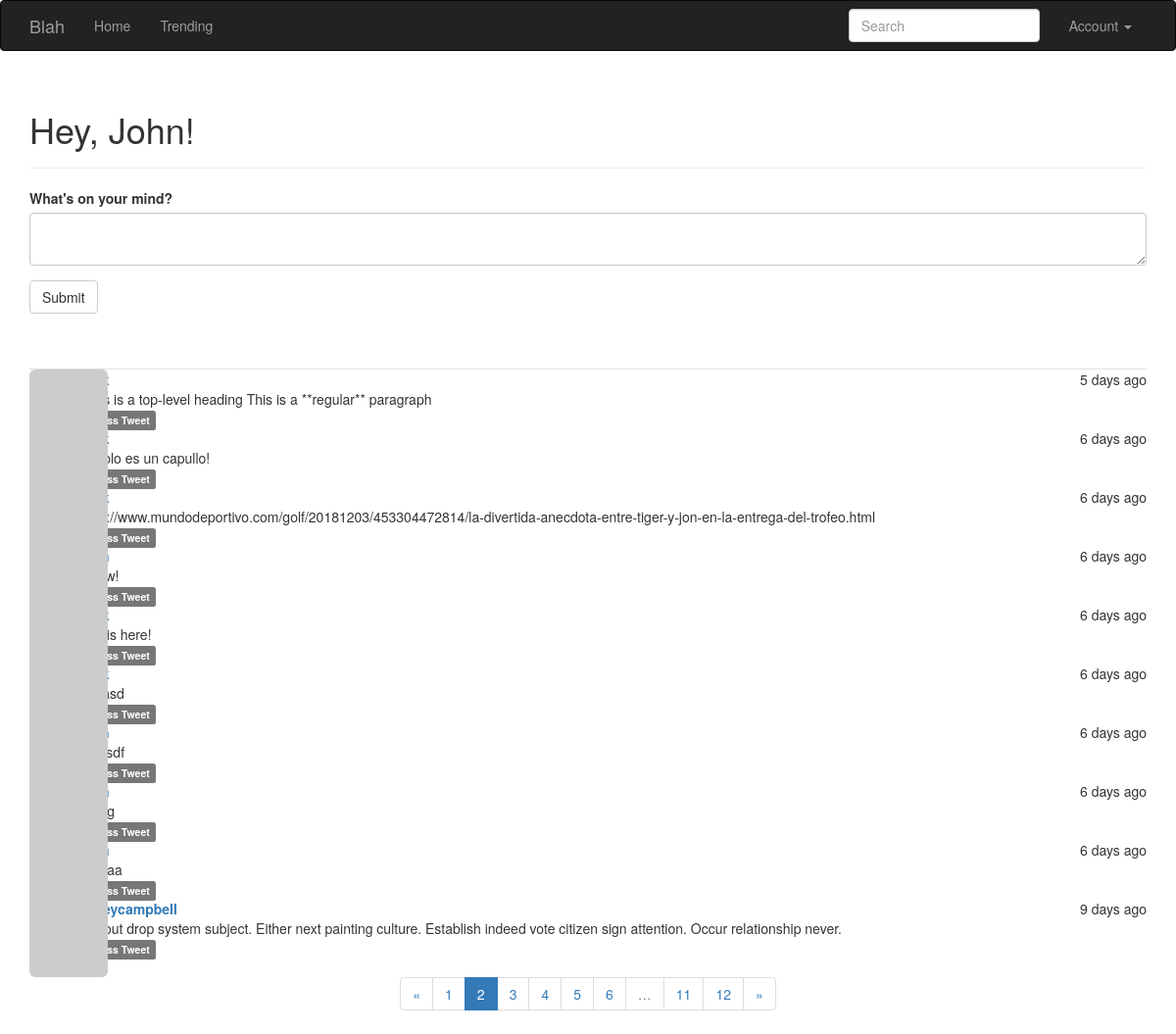
/trending/?page=2 (signed in), run on an earlier commit of the app's database.
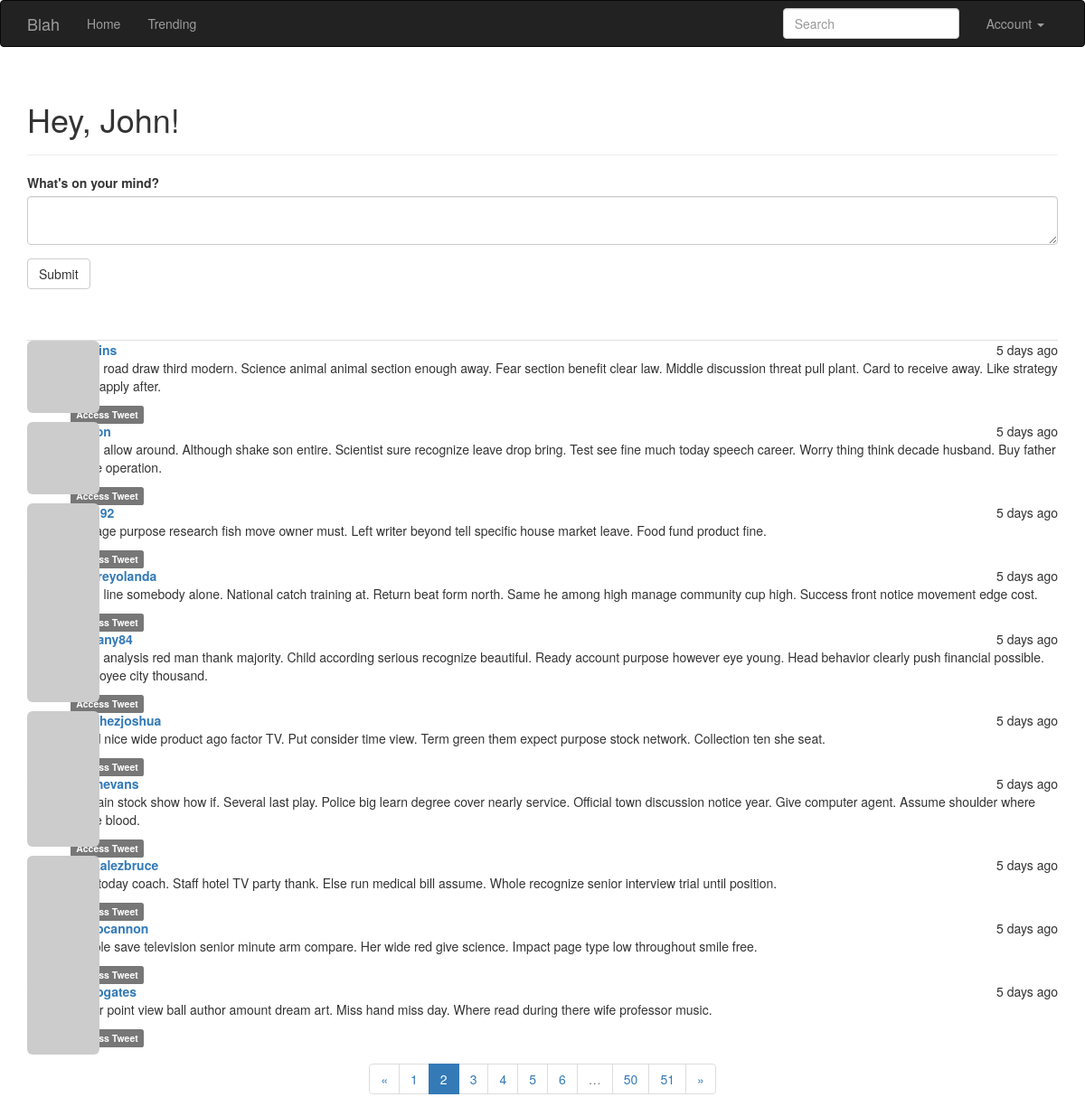
And on a later commit of the database.
### app/models.py (models this page shows, shortened)
class SearchableMixin(object):
    @classmethod
    def before_commit(cls, session):
        session._changes = {
            'add': list(session.new),
            'update': list(session.dirty),
            'delete': list(session.deleted)
        }
    @classmethod
    def after_commit(cls, session):
        for obj in session._changes['add']:
            if isinstance(obj, SearchableMixin):
                add_to_index(obj.__tablename__, obj)
        for obj in session._changes['update']:
            if isinstance(obj, SearchableMixin):
                add_to_index(obj.__tablename__, obj)
        for obj in session._changes['delete']:
            if isinstance(obj, SearchableMixin):
                remove_from_index(obj.__tablename__, obj)
        session._changes = None

class Post(SearchableMixin,db.Model):
    __searchable__ = ['body']
    __tablename__ = 'posts'
    id = db.Column(db.Integer, primary_key=True)
    body = db.Column(db.Text)
    body_html = db.Column(db.Text)
    timestamp = db.Column(db.DateTime, index=True, default=datetime.utcnow)
    author_id = db.Column(db.Integer, db.ForeignKey('users.id'))

class User(UserMixin, db.Model):
    __tablename__ = 'users'
    id = db.Column(db.Integer, primary_key=True)
    email = db.Column(db.String(64), unique=True, index=True)
    username = db.Column(db.String(64), unique=True, index=True)
    role_id = db.Column(db.Integer, db.ForeignKey('roles.id'))
    password_hash = db.Column(db.String(128))
    confirmed = db.Column(db.Boolean, default=False)
    name = db.Column(db.String(64))
    location = db.Column(db.String(64))
    about_me = db.Column(db.Text())
    member_since = db.Column(db.DateTime(), default=datetime.utcnow)
    last_seen = db.Column(db.DateTime(), default=datetime.utcnow)
    avatar_hash = db.Column(db.String(32))
    posts = db.relationship('Post', backref='author', lazy='dynamic')
    followed = db.relationship('Follow',
                               foreign_keys=[Follow.follower_id],
                               backref=db.backref('follower', lazy='joined'),
                               lazy='dynamic',
                               cascade='all, delete-orphan')
    followers = db.relationship('Follow',
                                foreign_keys=[Follow.followed_id],
                                backref=db.backref('followed', lazy='joined'),
                                lazy='dynamic',
                                cascade='all, delete-orphan')
    @property
    def password(self):
        raise AttributeError('Password is not a readable attribute')
    def ping(self):
        self.last_seen = datetime.utcnow()
        db.session.add(self)
    def can(self, perm):
        return self.role is not None and self.role.has_permission(perm)
    def gravatar(self, size=100, default='identicon', rating='g'):
        if request.is_secure:
            url = 'https://secure.gravatar.com/avatar'
        else:
            url = 'https://www.gravatar.com/avatar'
        hash = hashlib.md5(self.email.lower().encode('utf-8')).hexdigest()
        return '{url}/{hash}?s={size}&d={default}&r={rating}'.format(
            url=url, hash=hash, size=size, default=default, rating=rating)

### app/main/views.py (the view)
@main.route('/trending/', methods=['GET', 'POST'])
@login_required
def trending():
    form = PostForm()
    if current_user.can(Permission.WRITE) and form.validate_on_submit():
        post = Post(body=form.body.data,
                    author=current_user._get_current_object())
        db.session.add(post)
        db.session.commit()
        return redirect(url_for('.index'))
    page = request.args.get('page', 1, type=int)
    query = Post.query
    pagination = query.order_by(Post.timestamp.desc()).paginate(
        page, per_page=current_app.config['POSTS_PER_PAGE'],
        error_out=False)
    posts = pagination.items
    return render_template('trending.html', form=form, posts=posts, pagination=pagination)

### app/main/forms.py
class SearchForm(FlaskForm):
    q = StringField(_l('Search'), validators=[DataRequired()])
    def __init__(self, *args, **kwargs):
        if 'formdata' not in kwargs:
            kwargs['formdata'] = request.args
        if 'csrf_enabled' not in kwargs:
            kwargs['csrf_enabled'] = False
        super(SearchForm, self).__init__(*args, **kwargs)

class PostForm(FlaskForm):
    body = PageDownField("What's on your mind?", validators=[DataRequired()])
    submit = SubmitField('Submit')

### app/auth/views.py (called while the page is built)
@auth.before_app_request
def before_request():
    if current_user.is_authenticated:
        current_user.ping()
        if not current_user.confirmed \
                and request.endpoint \
                and request.blueprint != 'auth' \
                and request.endpoint != 'static':
            return redirect(url_for('auth.unconfirmed'))

### app/main/__init__.py (called while the page is built)
@main.app_context_processor
def inject_permissions():
    return dict(Permission=Permission)

### app/main/views.py (called while the page is built)
@main.before_app_request
def before_request():
    current_user.last_seen = datetime.utcnow()
    db.session.commit()
    g.search_form = SearchForm()
    g.locale = str(get_locale())

### app/templates/trending.html (shortened to what this page needs)
{% extends "base.html" %}
{% import "bootstrap/wtf.html" as wtf %}
{% import "macros.html" as macros %}
{% block page_content %}
<div class="page-header">
    <h1>
        {% if current_user.is_authenticated %}
          Hey, {{ current_user.username }}!
        {% else %}
          Welcome to Blah!
        {% endif %}
    </h1>
</div>
<div>
    {% if current_user.can(Permission.WRITE) %}
    {{ wtf.quick_form(form) }}
    {% endif %}
</div>
{% include 'templatePosts.html' %}
{% if pagination %}
<div class="text-center">
    {{ macros.pagination_widget(pagination, '.trending') }}
</div>
{% endif %}
{% endblock %}

### app/templates/templatePosts.html
<br><br>
<ul class="posts">
    {% for post in posts %}
    <li class="list-unstyled">
        <div class="post-thumbnail" >
            <a href="{{ url_for('.user', username=post.author.username) }}">
                <img class="img-rounded profile-thumbnail" src="{{ post.author.gravatar(size=40) }}">
            </a>
        </div>
        <div class="post-content">
            <div class="post-date">{{ moment(post.timestamp).fromNow() }}</div>
            <div class="post-author"><a href="{{ url_for('.user', username=post.author.username) }}">{{ post.author.username }}</a></div>
            <div class="post-body">
              {% if post.body_html %}
                {{ post.body_html | safe }}
              {% else %}
                {{ post.body }}
              {% endif %}
            </div>
            <div class="post-footer">
                <a href="{{ url_for('.post', id=post.id) }}">
                    <span class="label label-default">Access Tweet</span>
                </a>
            </div>
        </div>
    </li>
    {% endfor %}
</ul>

What changed in the data, as far as the page shows it:
no longer on this page (row edited): Post: timestamp "5 days ago", body "#This is a top-level heading This is a **regular** paragraph"
no longer on this page (row edited): Post: timestamp "6 days ago", body "Manolo es un capullo!"
no longer on this page (row edited): Post: timestamp "6 days ago", body "https://www.mundodeportivo.com/golf/20181203/453304472814/la-divertida-anecdota-entre-tiger-y-jon-en-la-entrega-del-trofeo.html"
no longer on this page (row edited): Post: timestamp "6 days ago"
no longer on this page (row edited): Post: timestamp "6 days ago", body "Alex is here!"
no longer on this page (row edited): Post: timestamp "6 days ago"
no longer on this page (row edited): Post: timestamp "6 days ago"
no longer on this page (row edited): Post: timestamp "6 days ago"
no longer on this page (row edited): Post: timestamp "6 days ago"
no longer on this page (row edited): Post: timestamp "9 days ago", author.username "kelseycampbell", body "Without drop system subject. Either next painting culture. Establish indeed vote citizen sign attention. Occur relationship never."
added Post: timestamp "5 days ago", body_html "Race road draw third modern. Science animal animal section enough away. Fear section benefit clear law. Middle discussion threat pull plant. Card to receive away. Like strategy term apply after."
added Post: timestamp "5 days ago", body_html "Soon allow around. Although shake son entire. Scientist sure recognize leave drop bring. Test see fine much today speech career. Worry thing think decade husband. Buy father game operation."
added Post: timestamp "5 days ago", body_html "Manage purpose research fish move owner must. Left writer beyond tell specific house market leave. Food fund product fine."
added Post: timestamp "5 days ago", author.username "mooreyolanda", body_html "Song line somebody alone. National catch training at. Return beat form north. Same he among high manage community cup high. Success front notice movement edge cost."
added Post: timestamp "5 days ago", author.username "bethany84", body_html "Hotel analysis red man thank majority. Child according serious recognize beautiful. Ready account purpose however eye young. Head behavior clearly push financial possible. Employee city thousand."
added Post: timestamp "5 days ago", author.username "sanchezjoshua", body_html "Hand nice wide product ago factor TV. Put consider time view. Term green them expect purpose stock network. Collection ten she seat."
added Post: timestamp "5 days ago", author.username "devinevans", body_html "Remain stock show how if. Several last play. Police big learn degree cover nearly service. Official town discussion notice year. Give computer agent. Assume shoulder where figure blood."
added Post: timestamp "5 days ago", author.username "gonzalezbruce", body_html "Fish today coach. Staff hotel TV party thank. Else run medical bill assume. Whole recognize senior interview trial until position."
added Post: timestamp "5 days ago", author.username "jacobcannon", body_html "Couple save television senior minute arm compare. Her wide red give science. Impact page type low throughout smile free."
added Post: timestamp "5 days ago", author.username "jacobgates", body_html "Either point view ball author amount dream art. Miss hand miss day. Where read during there wife professor music."
Also different on the page:
new list line: "50"
new list line: "51"
list line gone: "11"
list line gone: "12"
